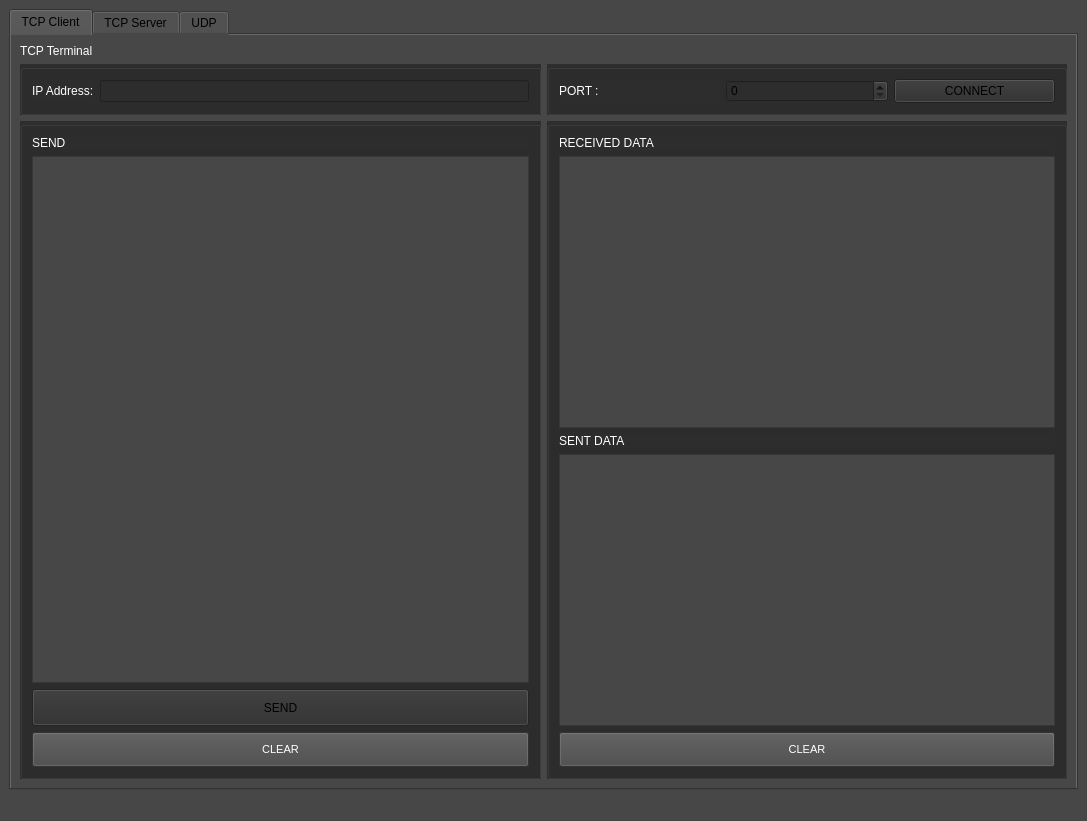
<?xml version="1.0" encoding="UTF-8"?>
<ui version="4.0">
 <class>MainWindow</class>
 <widget class="QMainWindow" name="MainWindow">
  <property name="geometry">
   <rect>
    <x>0</x>
    <y>0</y>
    <width>1087</width>
    <height>821</height>
   </rect>
  </property>
  <property name="windowTitle">
   <string>MainWindow</string>
  </property>
  <property name="toolTip">
   <string>UDP Terminal</string>
  </property>
  <property name="statusTip">
   <string/>
  </property>
  <property name="whatsThis">
   <string/>
  </property>
  <property name="styleSheet">
   <string notr="true">
background-color: rgb(71,71,71);
color: rgb(0, 0, 0);</string>
  </property>
  <property name="documentMode">
   <bool>false</bool>
  </property>
  <widget class="QWidget" name="centralwidget">
   <layout class="QGridLayout" name="gridLayout">
    <item row="0" column="0">
     <widget class="QTabWidget" name="tabWidget">
      <property name="currentIndex">
       <number>0</number>
      </property>
      <widget class="QWidget" name="tabWidgetPage1">
       <attribute name="title">
        <string>TCP Client</string>
       </attribute>
       <layout class="QGridLayout" name="gridLayout_10">
        <item row="2" column="1">
         <widget class="QGroupBox" name="groupBox_9">
          <property name="styleSheet">
           <string notr="true">background-color: rgb(45, 45, 45);</string>
          </property>
          <property name="title">
           <string/>
          </property>
          <layout class="QGridLayout" name="gridLayout_9">
           <item row="0" column="0">
            <widget class="QLabel" name="label_12">
             <property name="styleSheet">
              <string notr="true">font: 900 11pt &quot;Arial Black&quot;;
color: rgb(255, 255, 255);</string>
             </property>
             <property name="text">
              <string>RECEIVED DATA</string>
             </property>
            </widget>
           </item>
           <item row="1" column="0">
            <widget class="QListWidget" name="console_2">
             <property name="styleSheet">
              <string notr="true">background-color: rgb(71, 71, 71);
color: rgb(255, 255, 255);</string>
             </property>
            </widget>
           </item>
           <item row="2" column="0">
            <widget class="QLabel" name="label_13">
             <property name="styleSheet">
              <string notr="true">font: 900 11pt &quot;Arial Black&quot;;
color: rgb(255, 255, 255);</string>
             </property>
             <property name="text">
              <string>SENT DATA</string>
             </property>
            </widget>
           </item>
           <item row="3" column="0">
            <widget class="QListWidget" name="listWidget_2">
             <property name="styleSheet">
              <string notr="true">background-color: rgb(71, 71, 71);
color: rgb(255, 255, 255);</string>
             </property>
            </widget>
           </item>
           <item row="4" column="0">
            <widget class="QPushButton" name="pushButton_2">
             <property name="styleSheet">
              <string notr="true">
QPushButton{
    background-color: rgb(71, 71, 71);
    color: rgb(255, 255, 255);
    padding: 10px 20px;      
    font-size: 11px;         

}
QPushButton::pressed{
    background-color: rgb(11, 170, 16);
    color: rgb(255, 255, 255);
}</string>
             </property>
             <property name="text">
              <string>CLEAR</string>
             </property>
            </widget>
           </item>
          </layout>
         </widget>
        </item>
        <item row="0" column="0">
         <widget class="QLabel" name="label_8">
          <property name="styleSheet">
           <string notr="true">
font: 900 45pt &quot;Arial Black&quot;;

color: rgb(255, 255, 255);</string>
          </property>
          <property name="text">
           <string>TCP Terminal</string>
          </property>
         </widget>
        </item>
        <item row="2" column="0">
         <widget class="QGroupBox" name="groupBox_8">
          <property name="styleSheet">
           <string notr="true">
background-color: rgb(45, 45, 45);</string>
          </property>
          <property name="title">
           <string/>
          </property>
          <layout class="QVBoxLayout" name="verticalLayout_3">
           <item>
            <widget class="QLabel" name="label_11">
             <property name="styleSheet">
              <string notr="true">font: 900 11pt &quot;Arial Black&quot;;
color: rgb(255, 255, 255);</string>
             </property>
             <property name="text">
              <string>SEND</string>
             </property>
            </widget>
           </item>
           <item>
            <widget class="QTextEdit" name="textEdit_2">
             <property name="styleSheet">
              <string notr="true">background-color: rgb(71, 71, 71);
color: rgb(255, 255, 255);</string>
             </property>
            </widget>
           </item>
           <item>
            <widget class="QPushButton" name="btn_SEND_TCP">
             <property name="enabled">
              <bool>false</bool>
             </property>
             <property name="minimumSize">
              <size>
               <width>0</width>
               <height>37</height>
              </size>
             </property>
             <property name="toolTip">
              <string>Send macro</string>
             </property>
             <property name="styleSheet">
              <string notr="true"/>
             </property>
             <property name="text">
              <string>SEND</string>
             </property>
            </widget>
           </item>
           <item>
            <widget class="QPushButton" name="BTN_clear_2">
             <property name="toolTip">
              <string/>
             </property>
             <property name="styleSheet">
              <string notr="true">
QPushButton{
    background-color: rgb(71, 71, 71);
    color: rgb(255, 255, 255);
    padding: 10px 20px;      
    font-size: 11px;         

}
QPushButton::pressed{
     background-color: rgb(11, 170, 16);
    color: rgb(255, 255, 255);
}</string>
             </property>
             <property name="text">
              <string>CLEAR</string>
             </property>
            </widget>
           </item>
          </layout>
         </widget>
        </item>
        <item row="1" column="0">
         <widget class="QGroupBox" name="groupBox_7">
          <property name="styleSheet">
           <string notr="true">background-color: rgb(45, 45, 45);</string>
          </property>
          <property name="title">
           <string/>
          </property>
          <layout class="QGridLayout" name="gridLayout_7">
           <item row="0" column="0">
            <widget class="QLabel" name="label_10">
             <property name="styleSheet">
              <string notr="true">font: 900 11pt &quot;Arial Black&quot;;
color: rgb(255, 255, 255);</string>
             </property>
             <property name="text">
              <string>IP Address:</string>
             </property>
            </widget>
           </item>
           <item row="0" column="1">
            <widget class="QLineEdit" name="ipAdress_TCP">
             <property name="enabled">
              <bool>false</bool>
             </property>
             <property name="styleSheet">
              <string notr="true"/>
             </property>
            </widget>
           </item>
          </layout>
         </widget>
        </item>
        <item row="1" column="1">
         <widget class="QGroupBox" name="groupBox_6">
          <property name="styleSheet">
           <string notr="true">background-color: rgb(45, 45, 45);</string>
          </property>
          <property name="title">
           <string/>
          </property>
          <layout class="QGridLayout" name="gridLayout_8">
           <item row="0" column="0">
            <widget class="QLabel" name="label_9">
             <property name="styleSheet">
              <string notr="true">font: 900 11pt &quot;Arial Black&quot;;
color: rgb(255, 255, 255);</string>
             </property>
             <property name="text">
              <string>PORT :</string>
             </property>
            </widget>
           </item>
           <item row="0" column="1">
            <widget class="QSpinBox" name="spn_PORT_TCP">
             <property name="enabled">
              <bool>false</bool>
             </property>
             <property name="styleSheet">
              <string notr="true"/>
             </property>
             <property name="maximum">
              <number>999999999</number>
             </property>
             <property name="value">
              <number>0</number>
             </property>
            </widget>
           </item>
           <item row="0" column="2">
            <widget class="QPushButton" name="BTN_CONNECT_TCP">
             <property name="minimumSize">
              <size>
               <width>122</width>
               <height>24</height>
              </size>
             </property>
             <property name="toolTip">
              <string>UDP connection</string>
             </property>
             <property name="toolTipDuration">
              <number>-1</number>
             </property>
             <property name="statusTip">
              <string/>
             </property>
             <property name="whatsThis">
              <string>&lt;html&gt;&lt;head/&gt;&lt;body&gt;&lt;p&gt;&lt;br/&gt;&lt;/p&gt;&lt;/body&gt;&lt;/html&gt;</string>
             </property>
             <property name="styleSheet">
              <string notr="true"/>
             </property>
             <property name="text">
              <string>CONNECT</string>
             </property>
            </widget>
           </item>
          </layout>
         </widget>
        </item>
       </layout>
      </widget>
      <widget class="QWidget" name="tab">
       <attribute name="title">
        <string>TCP Server</string>
       </attribute>
       <layout class="QGridLayout" name="gridLayout_13">
        <item row="3" column="1">
         <widget class="QGroupBox" name="groupBox_12">
          <property name="styleSheet">
           <string notr="true">background-color: rgb(45, 45, 45);</string>
          </property>
          <property name="title">
           <string/>
          </property>
          <layout class="QGridLayout" name="gridLayout_12">
           <item row="0" column="0">
            <widget class="QLabel" name="label_17">
             <property name="styleSheet">
              <string notr="true">font: 900 11pt &quot;Arial Black&quot;;
color: rgb(255, 255, 255);</string>
             </property>
             <property name="text">
              <string>RECEIVED DATA</string>
             </property>
            </widget>
           </item>
           <item row="1" column="0">
            <widget class="QListWidget" name="console_3_Server">
             <property name="styleSheet">
              <string notr="true">background-color: rgb(71, 71, 71);
color: rgb(255, 255, 255);</string>
             </property>
            </widget>
           </item>
           <item row="2" column="0">
            <widget class="QLabel" name="label_18">
             <property name="styleSheet">
              <string notr="true">font: 900 11pt &quot;Arial Black&quot;;
color: rgb(255, 255, 255);</string>
             </property>
             <property name="text">
              <string>SENT DATA</string>
             </property>
            </widget>
           </item>
           <item row="3" column="0">
            <widget class="QListWidget" name="listWidget_3_Server">
             <property name="styleSheet">
              <string notr="true">background-color: rgb(71, 71, 71);
color: rgb(255, 255, 255);</string>
             </property>
            </widget>
           </item>
           <item row="4" column="0">
            <widget class="QPushButton" name="pushButton_3">
             <property name="styleSheet">
              <string notr="true">
QPushButton{
    background-color: rgb(71, 71, 71);
    color: rgb(255, 255, 255);
    padding: 10px 20px;      
    font-size: 11px;         

}
QPushButton::pressed{
    background-color: rgb(11, 170, 16);
    color: rgb(255, 255, 255);
}</string>
             </property>
             <property name="text">
              <string>CLEAR</string>
             </property>
            </widget>
           </item>
          </layout>
         </widget>
        </item>
        <item row="0" column="0" rowspan="3">
         <widget class="QLabel" name="label_15">
          <property name="styleSheet">
           <string notr="true">
font: 900 45pt &quot;Arial Black&quot;;

color: rgb(255, 255, 255);</string>
          </property>
          <property name="text">
           <string>TCP Terminal</string>
          </property>
         </widget>
        </item>
        <item row="3" column="0">
         <widget class="QGroupBox" name="groupBox_11">
          <property name="styleSheet">
           <string notr="true">
background-color: rgb(45, 45, 45);</string>
          </property>
          <property name="title">
           <string/>
          </property>
          <layout class="QVBoxLayout" name="verticalLayout_4">
           <item>
            <widget class="QLabel" name="label_16">
             <property name="styleSheet">
              <string notr="true">font: 900 11pt &quot;Arial Black&quot;;
color: rgb(255, 255, 255);</string>
             </property>
             <property name="text">
              <string>SEND</string>
             </property>
            </widget>
           </item>
           <item>
            <widget class="QTextEdit" name="textEdit_3_Server">
             <property name="styleSheet">
              <string notr="true">background-color: rgb(71, 71, 71);
color: rgb(255, 255, 255);</string>
             </property>
            </widget>
           </item>
           <item>
            <widget class="QPushButton" name="btn_send_server">
             <property name="enabled">
              <bool>false</bool>
             </property>
             <property name="minimumSize">
              <size>
               <width>0</width>
               <height>37</height>
              </size>
             </property>
             <property name="toolTip">
              <string>Send macro</string>
             </property>
             <property name="styleSheet">
              <string notr="true"/>
             </property>
             <property name="text">
              <string>SEND</string>
             </property>
            </widget>
           </item>
           <item>
            <widget class="QPushButton" name="BTN_clear_3">
             <property name="toolTip">
              <string/>
             </property>
             <property name="styleSheet">
              <string notr="true">
QPushButton{
    background-color: rgb(71, 71, 71);
    color: rgb(255, 255, 255);
    padding: 10px 20px;      
    font-size: 11px;         

}
QPushButton::pressed{
     background-color: rgb(11, 170, 16);
    color: rgb(255, 255, 255);
}</string>
             </property>
             <property name="text">
              <string>CLEAR</string>
             </property>
            </widget>
           </item>
          </layout>
         </widget>
        </item>
        <item row="2" column="1">
         <widget class="QGroupBox" name="groupBox_10">
          <property name="styleSheet">
           <string notr="true">background-color: rgb(45, 45, 45);</string>
          </property>
          <property name="title">
           <string/>
          </property>
          <layout class="QGridLayout" name="gridLayout_11">
           <item row="0" column="2">
            <widget class="QPushButton" name="btn_listen">
             <property name="minimumSize">
              <size>
               <width>122</width>
               <height>24</height>
              </size>
             </property>
             <property name="toolTip">
              <string>UDP connection</string>
             </property>
             <property name="toolTipDuration">
              <number>-1</number>
             </property>
             <property name="statusTip">
              <string/>
             </property>
             <property name="whatsThis">
              <string>&lt;html&gt;&lt;head/&gt;&lt;body&gt;&lt;p&gt;&lt;br/&gt;&lt;/p&gt;&lt;/body&gt;&lt;/html&gt;</string>
             </property>
             <property name="styleSheet">
              <string notr="true"/>
             </property>
             <property name="text">
              <string>LISTEN</string>
             </property>
            </widget>
           </item>
           <item row="0" column="1">
            <widget class="QSpinBox" name="spn_port_server">
             <property name="enabled">
              <bool>false</bool>
             </property>
             <property name="styleSheet">
              <string notr="true"/>
             </property>
             <property name="maximum">
              <number>999999999</number>
             </property>
             <property name="value">
              <number>0</number>
             </property>
            </widget>
           </item>
           <item row="0" column="0">
            <widget class="QLabel" name="label_14">
             <property name="styleSheet">
              <string notr="true">font: 900 11pt &quot;Arial Black&quot;;
color: rgb(255, 255, 255);</string>
             </property>
             <property name="text">
              <string>PORT :</string>
             </property>
            </widget>
           </item>
          </layout>
         </widget>
        </item>
       </layout>
      </widget>
      <widget class="QWidget" name="tabWidgetPage2">
       <attribute name="title">
        <string>UDP</string>
       </attribute>
       <layout class="QGridLayout" name="gridLayout_6">
        <item row="2" column="1">
         <widget class="QGroupBox" name="groupBox">
          <property name="styleSheet">
           <string notr="true">background-color: rgb(45, 45, 45);</string>
          </property>
          <property name="title">
           <string/>
          </property>
          <layout class="QGridLayout" name="gridLayout_2">
           <item row="0" column="2">
            <widget class="QPushButton" name="BTN_CONNECT">
             <property name="minimumSize">
              <size>
               <width>122</width>
               <height>24</height>
              </size>
             </property>
             <property name="toolTip">
              <string/>
             </property>
             <property name="toolTipDuration">
              <number>-1</number>
             </property>
             <property name="statusTip">
              <string/>
             </property>
             <property name="whatsThis">
              <string>&lt;html&gt;&lt;head/&gt;&lt;body&gt;&lt;p&gt;&lt;br/&gt;&lt;/p&gt;&lt;/body&gt;&lt;/html&gt;</string>
             </property>
             <property name="styleSheet">
              <string notr="true"/>
             </property>
             <property name="text">
              <string>CONNECT</string>
             </property>
            </widget>
           </item>
           <item row="0" column="0">
            <widget class="QLabel" name="label">
             <property name="styleSheet">
              <string notr="true">font: 900 11pt &quot;Arial Black&quot;;
color: rgb(255, 255, 255);</string>
             </property>
             <property name="text">
              <string>PORT :</string>
             </property>
            </widget>
           </item>
           <item row="0" column="1">
            <widget class="QSpinBox" name="spn_PORT">
             <property name="enabled">
              <bool>false</bool>
             </property>
             <property name="styleSheet">
              <string notr="true"/>
             </property>
             <property name="maximum">
              <number>999999999</number>
             </property>
             <property name="value">
              <number>0</number>
             </property>
            </widget>
           </item>
          </layout>
         </widget>
        </item>
        <item row="3" column="1">
         <widget class="QGroupBox" name="groupBox_3">
          <property name="styleSheet">
           <string notr="true">background-color: rgb(45, 45, 45);</string>
          </property>
          <property name="title">
           <string/>
          </property>
          <layout class="QGridLayout" name="gridLayout_5">
           <item row="0" column="0">
            <widget class="QLabel" name="label_4">
             <property name="styleSheet">
              <string notr="true">font: 900 11pt &quot;Arial Black&quot;;
color: rgb(255, 255, 255);</string>
             </property>
             <property name="text">
              <string>RECEIVED DATA</string>
             </property>
            </widget>
           </item>
           <item row="1" column="0">
            <widget class="QListWidget" name="console">
             <property name="styleSheet">
              <string notr="true">background-color: rgb(71, 71, 71);
color: rgb(255, 255, 255);</string>
             </property>
            </widget>
           </item>
           <item row="2" column="0">
            <widget class="QLabel" name="label_2">
             <property name="styleSheet">
              <string notr="true">font: 900 11pt &quot;Arial Black&quot;;
color: rgb(255, 255, 255);</string>
             </property>
             <property name="text">
              <string>SENT DATA</string>
             </property>
            </widget>
           </item>
           <item row="3" column="0">
            <widget class="QListWidget" name="listWidget">
             <property name="styleSheet">
              <string notr="true">background-color: rgb(71, 71, 71);
color: rgb(255, 255, 255);</string>
             </property>
            </widget>
           </item>
           <item row="4" column="0">
            <widget class="QPushButton" name="pushButton">
             <property name="styleSheet">
              <string notr="true">
QPushButton{
    background-color: rgb(71, 71, 71);
    color: rgb(255, 255, 255);
    padding: 10px 20px;      
    font-size: 11px;         

}
QPushButton::pressed{
    background-color: rgb(11, 170, 16);
    color: rgb(255, 255, 255);
}</string>
             </property>
             <property name="text">
              <string>CLEAR</string>
             </property>
            </widget>
           </item>
          </layout>
         </widget>
        </item>
        <item row="3" column="0">
         <widget class="QGroupBox" name="groupBox_2">
          <property name="styleSheet">
           <string notr="true">
background-color: rgb(45, 45, 45);</string>
          </property>
          <property name="title">
           <string/>
          </property>
          <layout class="QVBoxLayout" name="verticalLayout_2">
           <item>
            <widget class="QLabel" name="label_6">
             <property name="styleSheet">
              <string notr="true">font: 900 11pt &quot;Arial Black&quot;;
color: rgb(255, 255, 255);</string>
             </property>
             <property name="text">
              <string>SEND</string>
             </property>
            </widget>
           </item>
           <item>
            <widget class="QTextEdit" name="textEdit">
             <property name="styleSheet">
              <string notr="true">background-color: rgb(71, 71, 71);
color: rgb(255, 255, 255);</string>
             </property>
            </widget>
           </item>
           <item>
            <widget class="QPushButton" name="btn_SEND">
             <property name="enabled">
              <bool>false</bool>
             </property>
             <property name="minimumSize">
              <size>
               <width>0</width>
               <height>37</height>
              </size>
             </property>
             <property name="toolTip">
              <string>Send macro</string>
             </property>
             <property name="styleSheet">
              <string notr="true"/>
             </property>
             <property name="text">
              <string>SEND</string>
             </property>
            </widget>
           </item>
           <item>
            <widget class="QPushButton" name="BTN_clear">
             <property name="toolTip">
              <string/>
             </property>
             <property name="styleSheet">
              <string notr="true">
QPushButton{
    background-color: rgb(71, 71, 71);
    color: rgb(255, 255, 255);
    padding: 10px 20px;      
    font-size: 11px;         

}
QPushButton::pressed{
     background-color: rgb(11, 170, 16);
    color: rgb(255, 255, 255);
}</string>
             </property>
             <property name="text">
              <string>CLEAR</string>
             </property>
            </widget>
           </item>
          </layout>
         </widget>
        </item>
        <item row="2" column="0">
         <widget class="QGroupBox" name="groupBox_5">
          <property name="styleSheet">
           <string notr="true">background-color: rgb(45, 45, 45);</string>
          </property>
          <property name="title">
           <string/>
          </property>
          <layout class="QGridLayout" name="gridLayout_3">
           <item row="0" column="1">
            <widget class="QSpinBox" name="spinBox">
             <property name="enabled">
              <bool>false</bool>
             </property>
            </widget>
           </item>
           <item row="0" column="0">
            <widget class="QLabel" name="label_7">
             <property name="styleSheet">
              <string notr="true">font: 900 11pt &quot;Arial Black&quot;;
color: rgb(255, 255, 255);</string>
             </property>
             <property name="text">
              <string>LOCAL PORT:</string>
             </property>
            </widget>
           </item>
          </layout>
         </widget>
        </item>
        <item row="1" column="1">
         <widget class="QGroupBox" name="groupBox_4">
          <property name="styleSheet">
           <string notr="true">background-color: rgb(45, 45, 45);</string>
          </property>
          <property name="title">
           <string/>
          </property>
          <layout class="QGridLayout" name="gridLayout_4">
           <item row="0" column="0">
            <widget class="QLabel" name="label_5">
             <property name="styleSheet">
              <string notr="true">font: 900 11pt &quot;Arial Black&quot;;
color: rgb(255, 255, 255);</string>
             </property>
             <property name="text">
              <string>IP Address:</string>
             </property>
            </widget>
           </item>
           <item row="0" column="1">
            <widget class="QLineEdit" name="ipAdress_line">
             <property name="enabled">
              <bool>false</bool>
             </property>
             <property name="styleSheet">
              <string notr="true"/>
             </property>
            </widget>
           </item>
          </layout>
         </widget>
        </item>
        <item row="0" column="0" rowspan="2">
         <widget class="QLabel" name="label_3">
          <property name="styleSheet">
           <string notr="true">
font: 900 45pt &quot;Arial Black&quot;;

color: rgb(255, 255, 255);</string>
          </property>
          <property name="text">
           <string>UDP Terminal</string>
          </property>
         </widget>
        </item>
       </layout>
      </widget>
     </widget>
    </item>
   </layout>
  </widget>
  <widget class="QMenuBar" name="menubar">
   <property name="geometry">
    <rect>
     <x>0</x>
     <y>0</y>
     <width>1087</width>
     <height>21</height>
    </rect>
   </property>
  </widget>
  <widget class="QStatusBar" name="statusbar"/>
 </widget>
 <resources/>
 <connections>
  <connection>
   <sender>pushButton</sender>
   <signal>clicked()</signal>
   <receiver>console</receiver>
   <slot>clear()</slot>
   <hints>
    <hint type="sourcelabel">
     <x>658</x>
     <y>759</y>
    </hint>
    <hint type="destinationlabel">
     <x>658</x>
     <y>287</y>
    </hint>
   </hints>
  </connection>
  <connection>
   <sender>pushButton</sender>
   <signal>clicked()</signal>
   <receiver>listWidget</receiver>
   <slot>clear()</slot>
   <hints>
    <hint type="sourcelabel">
     <x>658</x>
     <y>759</y>
    </hint>
    <hint type="destinationlabel">
     <x>658</x>
     <y>537</y>
    </hint>
   </hints>
  </connection>
  <connection>
   <sender>BTN_clear</sender>
   <signal>clicked()</signal>
   <receiver>textEdit</receiver>
   <slot>clear()</slot>
   <hints>
    <hint type="sourcelabel">
     <x>131</x>
     <y>759</y>
    </hint>
    <hint type="destinationlabel">
     <x>131</x>
     <y>287</y>
    </hint>
   </hints>
  </connection>
  <connection>
   <sender>BTN_clear_2</sender>
   <signal>clicked()</signal>
   <receiver>textEdit_2</receiver>
   <slot>clear()</slot>
   <hints>
    <hint type="sourcelabel">
     <x>51</x>
     <y>751</y>
    </hint>
    <hint type="destinationlabel">
     <x>50</x>
     <y>649</y>
    </hint>
   </hints>
  </connection>
  <connection>
   <sender>pushButton_2</sender>
   <signal>clicked()</signal>
   <receiver>listWidget_2</receiver>
   <slot>clear()</slot>
   <hints>
    <hint type="sourcelabel">
     <x>693</x>
     <y>744</y>
    </hint>
    <hint type="destinationlabel">
     <x>684</x>
     <y>686</y>
    </hint>
   </hints>
  </connection>
  <connection>
   <sender>pushButton_2</sender>
   <signal>clicked()</signal>
   <receiver>console_2</receiver>
   <slot>clear()</slot>
   <hints>
    <hint type="sourcelabel">
     <x>614</x>
     <y>747</y>
    </hint>
    <hint type="destinationlabel">
     <x>571</x>
     <y>431</y>
    </hint>
   </hints>
  </connection>
  <connection>
   <sender>BTN_clear_3</sender>
   <signal>clicked()</signal>
   <receiver>textEdit_3_Server</receiver>
   <slot>clear()</slot>
   <hints>
    <hint type="sourcelabel">
     <x>83</x>
     <y>471</y>
    </hint>
    <hint type="destinationlabel">
     <x>63</x>
     <y>230</y>
    </hint>
   </hints>
  </connection>
  <connection>
   <sender>pushButton_3</sender>
   <signal>clicked()</signal>
   <receiver>listWidget_3_Server</receiver>
   <slot>clear()</slot>
   <hints>
    <hint type="sourcelabel">
     <x>658</x>
     <y>654</y>
    </hint>
    <hint type="destinationlabel">
     <x>658</x>
     <y>509</y>
    </hint>
   </hints>
  </connection>
  <connection>
   <sender>pushButton_3</sender>
   <signal>clicked()</signal>
   <receiver>console_3_Server</receiver>
   <slot>clear()</slot>
   <hints>
    <hint type="sourcelabel">
     <x>658</x>
     <y>654</y>
    </hint>
    <hint type="destinationlabel">
     <x>658</x>
     <y>230</y>
    </hint>
   </hints>
  </connection>
 </connections>
</ui>
